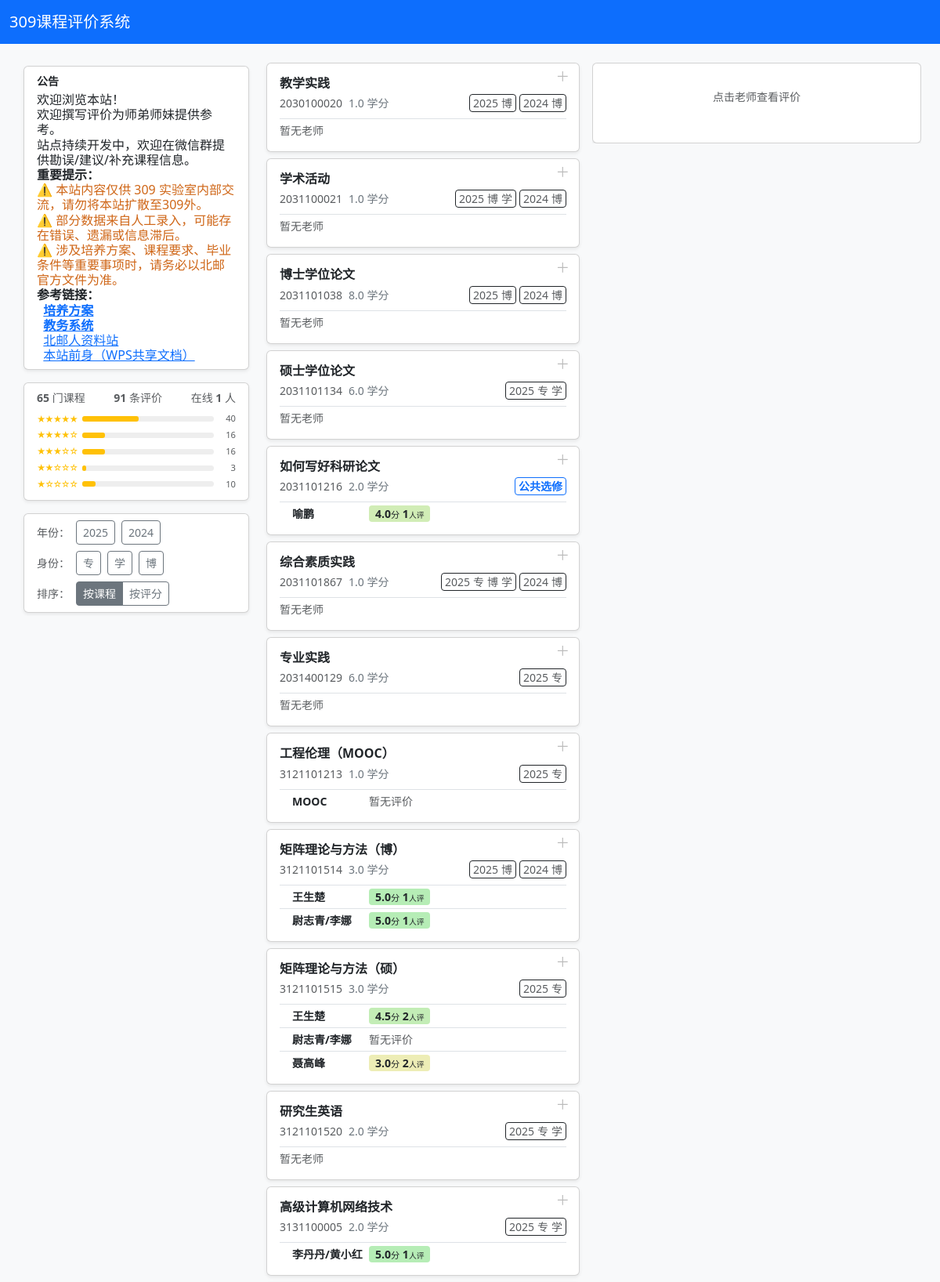
The page / (upper part) on the database its author committed.
### models.py (models this page shows)
class SiteConfig(db.Model):
    key = db.Column(db.String(50), primary_key=True)
    value = db.Column(db.Text, default='')

class Course(db.Model):
    id = db.Column(db.Integer, primary_key=True)
    code = db.Column(db.String(20), unique=True, nullable=False)
    name = db.Column(db.String(100), nullable=False)
    credits = db.Column(db.Float, nullable=False)
    exclude_from_public = db.Column(db.Boolean, default=False, nullable=False)
    teachers = db.relationship('Teacher', secondary=course_teacher, back_populates='courses')
    evaluations = db.relationship('Evaluation', back_populates='course', lazy='dynamic')
    curriculum = db.relationship('CurriculumEntry', back_populates='course', lazy='dynamic')

class CurriculumEntry(db.Model):
    id = db.Column(db.Integer, primary_key=True)
    course_id = db.Column(db.Integer, db.ForeignKey('course.id'), nullable=False)
    year = db.Column(db.Integer, nullable=False)
    student_type = db.Column(db.String(10), nullable=False)
    major_category = db.Column(db.String(20), nullable=False)   # 课程大类
    sub_category = db.Column(db.String(30), nullable=False)     # 课程类别
    sort_order = db.Column(db.Integer, default=0)
    course = db.relationship('Course', back_populates='curriculum')
    __table_args__ = (db.UniqueConstraint('course_id', 'year', 'student_type'),)

class Teacher(db.Model):
    id = db.Column(db.Integer, primary_key=True)
    name = db.Column(db.String(50), nullable=False, unique=True)
    courses = db.relationship('Course', secondary=course_teacher, back_populates='teachers')
    evaluations = db.relationship('Evaluation', back_populates='teacher', lazy='dynamic')

### routes/main.py (the view, shortened to what this page needs)
@bp.route('/')
def index():
    sel_year = request.args.get('year', type=int)
    sel_type = request.args.get('type', '').strip()
    all_courses = Course.query.order_by(Course.code).all()
    has_curriculum_ids = {
        r[0] for r in db.session.query(CurriculumEntry.course_id).distinct().all()
    }
    public_ids = {
        c.id for c in all_courses
        if c.id not in has_curriculum_ids and not c.exclude_from_public
    }
    grouped = None
    plan_ids = set()
    public_not_in_plan = []
    not_in_plan = []
    available = (db.session.query(CurriculumEntry.year, CurriculumEntry.student_type)
                 .distinct().all())
    type_order = {t: i for i, t in enumerate(Config.STUDENT_TYPES)}
    available.sort(key=lambda x: (-x[0], type_order.get(x[1], 99)))
    eval_rows = (db.session.query(
        Evaluation.course_id, Evaluation.teacher_id, Evaluation.year,
        func.avg(Evaluation.rating).label('avg_r'),
        func.count(Evaluation.id).label('cnt')
    ).group_by(Evaluation.course_id, Evaluation.teacher_id, Evaluation.year).all())
    teacher_stats = {}
    unrated_counts = {}
    for r in eval_rows:
        if r.avg_r is None:
            key = (r.course_id, r.teacher_id)
            unrated_counts[key] = unrated_counts.get(key, 0) + r.cnt
            continue
        d = teacher_stats.setdefault(r.course_id, {}).setdefault(r.teacher_id, {'years': {}})
        d['years'][r.year] = (round(r.avg_r, 1), r.cnt)
    for cid, tmap in teacher_stats.items():
        for tid, data in tmap.items():
            yd = data['years']
            ry = max(yd)
            data['recent'] = {'year': ry, 'avg': yd[ry][0], 'cnt': yd[ry][1]}
            tc = sum(v[1] for v in yd.values())
            data['all'] = {'avg': round(sum(v[0]*v[1] for v in yd.values()) / tc, 1), 'cnt': tc}
    for (cid, tid), cnt in unrated_counts.items():
        if tid not in teacher_stats.get(cid, {}):
            teacher_stats.setdefault(cid, {})[tid] = {'all': {'avg': None, 'cnt': cnt}}
    sort = request.args.get('sort', '')
    sorted_pairs = []
    available_years = sorted({r[0] for r in available}, reverse=True)
    available_types = [t for t in Config.STUDENT_TYPES if any(r[1] == t for r in available)]
    course_count = len(all_courses)
    rating_rows = db.session.query(Evaluation.rating, func.count(Evaluation.id)).group_by(Evaluation.rating).all()
    rating_dist = {r: 0 for r in range(1, 6)}
    for rating, cnt in rating_rows:
        rating_dist[rating] = cnt
    eval_count = sum(rating_dist.values())
    return render_template('index.html',
                           courses=all_courses,
                           sel_year=sel_year, sel_type=sel_type,
                           grouped=grouped, plan_ids=plan_ids,
                           public_ids=public_ids,
                           public_not_in_plan=public_not_in_plan,
                           not_in_plan=not_in_plan,
                           available=available,
                           available_years=available_years,
                           available_types=available_types,
                           teacher_stats=teacher_stats,
                           course_count=course_count,
                           eval_count=eval_count,
                           rating_dist=rating_dist,
                           sort=sort, sorted_pairs=sorted_pairs)

### app.py (called while the page is built)
def create_app():
    app = Flask(__name__)
    app.config.from_object(Config)
    db.init_app(app)
    login_manager = LoginManager(app)
    login_manager.login_view = 'admin.login'
    login_manager.login_message = '请先登录'
    @login_manager.user_loader
    def load_user(user_id):
        return Admin.query.get(int(user_id))
    @app.context_processor
    def inject_globals():
        cfg = SiteConfig.query.get('announcement')
        return {'announcement': cfg.value if cfg else '', 'st_abbr': Config.STUDENT_TYPE_ABBR}
    from routes.main import bp as main_bp
    from routes.admin import bp as admin_bp
    app.register_blueprint(main_bp)
    app.register_blueprint(admin_bp, url_prefix='/admin')
    return app

### routes/main.py (called while the page is built)
@bp.before_request
def _track_online():
    ip = get_client_ip()
    now = datetime.utcnow()
    _online[ip] = now
    cutoff = now - timedelta(minutes=5)
    for k in [k for k, v in list(_online.items()) if v < cutoff]:
        del _online[k]

def get_client_ip():
    return request.headers.get('X-Forwarded-For', request.remote_addr).split(',')[0].strip()

### templates/index.html (shortened to what this page needs)
{% extends 'base.html' %}
{% block content %}
<div class="d-flex gap-3 align-items-start">
{% if announcement or true %}
<div class="d-none d-lg-flex" style="width:300px;flex-shrink:0;flex-direction:column;position:sticky;top:1rem;max-height:calc(100vh - 2rem);overflow-y:auto;gap:16px;padding:4px 6px">
  {% if announcement %}
  <div class="card shadow-sm">
    <div class="card-body py-2">
      <div class="fw-bold small mb-1">公告</div>
      <div class="ql-content" style="line-height:1.2">{{ announcement|safe }}</div>
    </div>
  </div>
  {% endif %}
  <div class="card shadow-sm">
    <div class="card-body py-2">
      <div class="d-flex justify-content-between small text-muted mb-2">
        <span><strong>{{ course_count }}</strong> 门课程</span>
        <span><strong>{{ eval_count }}</strong> 条评价</span>
        <span>在线 <strong id="onlineCount">-</strong> 人</span>
      </div>
      {% for r in [5,4,3,2,1] %}
      {% set cnt = rating_dist.get(r, 0) %}
      {% set pct = (cnt / eval_count * 100) | int if eval_count else 0 %}
      <div class="d-flex align-items-center gap-1 mb-1">
        <span class="text-warning" style="font-size:.68rem;width:54px;letter-spacing:-1px">{{ '★' * r }}{{ '☆' * (5-r) }}</span>
        <div class="flex-grow-1 rounded" style="height:7px;background:#eee">
          <div style="width:{{ pct }}%;height:7px;background:#ffc107;border-radius:3px"></div>
        </div>
        <span class="text-muted" style="font-size:.7rem;width:24px;text-align:right">{{ cnt }}</span>
      </div>
      {% endfor %}
    </div>
  </div>
  <div class="card shadow-sm">
    <div class="card-body py-2 d-flex flex-column gap-2">
      <div class="d-flex flex-wrap gap-2 align-items-center">
        <span class="text-muted small">年份：</span>
        {% for year in available_years %}
          <a class="btn btn-sm {% if sel_year == year %}btn-primary{% else %}btn-outline-secondary{% endif %}"
             href="{{ url_for('main.index', year=year, type=sel_type, sort=sort) }}">{{ year }}</a>
        {% endfor %}
      </div>
      <div class="d-flex flex-wrap gap-2 align-items-center">
        <span class="text-muted small">身份：</span>
        {% for stype in available_types %}
          <a class="btn btn-sm {% if sel_type == stype %}btn-primary{% else %}btn-outline-secondary{% endif %}"
             href="{{ url_for('main.index', year=sel_year, type=stype, sort=sort) }}">{{ st_abbr.get(stype, stype) }}</a>
        {% endfor %}
      </div>
      <div class="d-flex gap-2 align-items-center">
        <span class="text-muted small">排序：</span>
        <div class="btn-group btn-group-sm">
          <a class="btn {% if sort != 'score' %}btn-secondary{% else %}btn-outline-secondary{% endif %}"
             href="{{ url_for('main.index', year=sel_year, type=sel_type) }}">按课程</a>
          <a class="btn {% if sort == 'score' %}btn-warning{% else %}btn-outline-secondary{% endif %}"
             href="{{ url_for('main.index', year=sel_year, type=sel_type, sort='score') }}">按评分</a>
        </div>
      </div>
    </div>
  </div>
</div>
{% endif %}
<div class="flex-grow-1" style="min-width:0">
{% if sort == 'score' %}
  {% set has_identity = sel_year and sel_type %}
  {% if has_identity %}
    {% set other_count = sorted_pairs | selectattr('in_plan', 'equalto', false) | list | length %}
    {% if other_count %}
    <div class="d-flex align-items-center gap-2 mb-2">
      <input type="checkbox" class="form-check-input" id="showOthers">
      <label for="showOthers" class="small text-muted" style="cursor:pointer">包含其他课程（{{ other_count }} 项）</label>
    </div>
    {% endif %}
  {% endif %}
  <div class="d-flex flex-column gap-2">
    {% for p in sorted_pairs %}
      {% set hue = ((p.stats.all.avg - 1) / 4 * 120) | int %}
      {% set entries = p.course.curriculum.all() | sort(attribute='year', reverse=True) %}
      <div class="card shadow-sm{% if has_identity and not p.in_plan %} other-entry d-none{% endif %}">
        <div class="card-body py-2 d-flex align-items-center gap-2 open-panel"
             style="cursor:pointer" data-course="{{ p.course.id }}" data-teacher="{{ p.teacher.id }}">
          <div class="flex-grow-1" style="min-width:0">
            <span class="fw-semibold">{{ p.course.name }}</span>
            <span class="text-muted small ms-2">{{ p.teacher.name }}</span>
          </div>
          <span class="d-flex flex-wrap gap-1">
            {% if entries %}
              {% for grp in entries | groupby('year') | sort(attribute='grouper', reverse=True) %}
                <span class="border border-dark rounded-1 px-1 small d-inline-flex gap-1">
                  <span class="text-muted">{{ grp.grouper }}</span>
                  {% for e in grp.list %}
                    <span class="{% if e.year == sel_year and e.student_type == sel_type %}text-primary fw-semibold{% else %}text-muted{% endif %}">{{ st_abbr.get(e.student_type, e.student_type) }}</span>
                  {% endfor %}
                </span>
              {% endfor %}
            {% else %}
              <span class="border border-primary rounded-1 px-1 small text-primary fw-semibold">公共选修</span>
            {% endif %}
          </span>
          <span class="small fw-bold px-2 rounded-1 flex-shrink-0 stat-badge" style="background:hsl({{ hue }},60%,82%)">
            {{ p.stats.all.avg }}<span style="font-size:.8em;font-weight:normal">分</span>
            {{ p.stats.all.cnt }}<span style="font-size:.7em;font-weight:normal">人评</span>
          </span>
        </div>
      </div>
    {% else %}
      <p class="text-muted">暂无评价数据。</p>
    {% endfor %}
  </div>
  {% if has_identity %}
  <script>document.getElementById('showOthers')?.addEventListener('change', e =>
    document.querySelectorAll('.other-entry').forEach(el => el.classList.toggle('d-none', !e.target.checked)));</script>
  {% endif %}
{% else %}
  <div class="d-flex flex-column gap-2">
    {% for course in courses %}
      {{ _course_card(course, false, sel_year, sel_type, teacher_stats) }}
    {% else %}
      <p class="text-muted">没有找到符合条件的课程。</p>
    {% endfor %}
  </div>
{% endif %}
</div>
<div class="d-none d-lg-block" style="width:420px;flex-shrink:0;position:sticky;top:1rem;max-height:calc(100vh - 2rem);overflow-y:auto">
  <div class="card shadow-sm">
    <div class="card-body p-3" id="panelBody">
      <p class="text-muted text-center small py-3">点击老师查看评价</p>
    </div>
  </div>
</div>
</div>
{% endblock %}
{% macro _course_card(course, greyed, sel_year=None, sel_type='', teacher_stats={}) %}
{% set entries = course.curriculum.all() | sort(attribute='year', reverse=True) %}
<div class="card shadow-sm {% if greyed %}opacity-50{% endif %}" style="position:relative">
  <div class="card-body py-3">
    {% if not greyed %}
    <div class="open-panel" style="position:absolute;top:6px;right:8px;cursor:pointer;color:#bbb;font-size:1.1rem;line-height:1;padding:2px 4px"
         data-course="{{ course.id }}" data-teacher="0" title="添加老师">＋</div>
    {% endif %}
    <h6 class="fw-bold mb-1">{{ course.name }}</h6>
    <div class="d-flex flex-wrap gap-2 align-items-center mb-2">
      <span class="text-muted small">{{ course.code }}</span>
      <span class="small text-secondary">{{ course.credits }} 学分</span>
      <span class="ms-auto d-flex flex-wrap gap-1">
        {% if entries %}
          {% for grp in entries | groupby('year') | sort(attribute='grouper', reverse=True) %}
            <span class="border border-dark rounded-1 px-1 small d-inline-flex gap-1">
              <span class="text-muted">{{ grp.grouper }}</span>
              {% for e in grp.list %}
                <span class="{% if e.year == sel_year and e.student_type == sel_type %}text-primary fw-semibold{% else %}text-muted{% endif %}">{{ st_abbr.get(e.student_type, e.student_type) }}</span>
              {% endfor %}
            </span>
          {% endfor %}
        {% elif course.id in public_ids %}
          <span class="border border-primary rounded-1 px-1 small text-primary fw-semibold">公共选修</span>
        {% endif %}
      </span>
    </div>
    {% if not greyed %}
      {% set cmap = teacher_stats.get(course.id, {}) %}
      {% for t in course.teachers %}
        {% set s = cmap.get(t.id) %}
        <div class="d-flex align-items-center border-top pt-1 mt-1 open-panel ps-3"
             style="cursor:pointer" data-course="{{ course.id }}" data-teacher="{{ t.id }}">
          <span class="small fw-semibold text-truncate" style="flex:0 0 7em">{{ t.name }}</span>
          {% if s %}
            {% if s.all.avg %}
              {% set hue = ((s.all.avg - 1) / 4 * 120) | int %}
              <span class="small fw-bold px-2 rounded-1 stat-badge" style="background:hsl({{ hue }},60%,82%)">
                {{ s.all.avg }}<span style="font-size:.8em;font-weight:normal">分</span>
                {{ s.all.cnt }}<span style="font-size:.7em;font-weight:normal">人评</span>
              </span>
            {% else %}
              <span class="small fw-bold px-2 rounded-1 stat-badge" style="background:#e0e0e0;color:#666">
                {{ s.all.cnt }}<span style="font-size:.7em;font-weight:normal">人评</span>
              </span>
            {% endif %}
          {% else %}
            <span class="small text-muted stat-badge">暂无评价</span>
          {% endif %}
        </div>
      {% else %}
        <div class="text-muted small border-top pt-1 mt-1">暂无老师</div>
      {% endfor %}
    {% endif %}
  </div>
</div>
{% endmacro %}

### templates/base.html (shortened to what this page needs)
<!doctype html>
<html lang="zh-CN">
<head>
  <link rel="stylesheet" href="https://cdn.jsdelivr.net/npm/bootstrap@5.3.3/dist/css/bootstrap.min.css">
</head>
<body class="bg-light">
  <nav class="navbar navbar-dark bg-primary">
    <div class="container-xxl">
      <a class="navbar-brand" href="{{ url_for('main.index') }}">309课程评价系统</a>
    </div>
  </nav>
  <div class="container-fluid px-4 py-4">
    {% block content %}{% endblock %}
  </div>
</body>
</html>

### templates/base.html (style rules this page uses)
.ql-content p { margin: 0; line-height: 1.2; }

### rows shown on the page
SiteConfig: value "欢迎浏览本站！ 欢迎撰写评价为师弟师妹提供参考。 站点持续开发中，欢迎在微信群提供勘误/建议/补充课程信息。 重要提示： ⚠️ 本站内容仅供 309 实验室内部交流，请勿将本站扩散至309外。 ⚠️ 部分数据来自人工录入，可能存在错误、遗漏或信息滞后。 ⚠️ 涉及培养方案、课程要求、毕业条件等重要事项时，请务必以北邮官方文件为准。 参考链接： 培养方案 教务系统 北邮人资料站 本站前身（WPS共享文档）"
Course: name "教学实践", code "2030100020", credits "1.0", shows "暂无老师"
CurriculumEntry: grouper "2025", get "博"
CurriculumEntry: grouper "2024", get "博"
Course: name "学术活动", code "2031100021", credits "1.0", shows "暂无老师"
CurriculumEntry: grouper "2025", get "博"
CurriculumEntry: get "学"
CurriculumEntry: grouper "2024", get "博"
Course: name "博士学位论文", code "2031101038", credits "8.0", shows "暂无老师"
CurriculumEntry: grouper "2025", get "博"
CurriculumEntry: grouper "2024", get "博"
Course: name "硕士学位论文", code "2031101134", credits "6.0", shows "暂无老师"
CurriculumEntry: grouper "2025", get "专"
CurriculumEntry: get "学"
Course: name "如何写好科研论文", code "2031101216", credits "2.0", shows "公共选修"
Teacher: name "喻鹏", all.avg "4.0", all.cnt "1"
Course: name "综合素质实践", code "2031101867", credits "1.0", shows "暂无老师"
CurriculumEntry: grouper "2025", get "专"
CurriculumEntry: get "博"
CurriculumEntry: get "学"
CurriculumEntry: grouper "2024", get "博"
Course: name "专业实践", code "2031400129", credits "6.0", shows "暂无老师"
CurriculumEntry: grouper "2025", get "专"
Course: {{ course.id }} 1 (drawn), name "工程伦理（MOOC）", code "3121101213", credits "1.0"
CurriculumEntry: grouper "2025", get "专"
Teacher: name "MOOC", shows "暂无评价"
Course: name "矩阵理论与方法（博）", code "3121101514", credits "3.0"
CurriculumEntry: grouper "2025", get "博"
CurriculumEntry: grouper "2024", get "博"
Teacher: name "王生楚", all.avg "5.0", all.cnt "1", all.avg "4.5", all.cnt "2"
Teacher: name "尉志青/李娜", all.avg "5.0", all.cnt "1", shows "暂无评价"
Course: name "矩阵理论与方法（硕）", code "3121101515", credits "3.0"
CurriculumEntry: grouper "2025", get "专"
Teacher: name "聂高峰", all.avg "3.0", all.cnt "2"
Course: name "研究生英语", code "3121101520", credits "2.0", shows "暂无老师"
CurriculumEntry: grouper "2025", get "专"
CurriculumEntry: get "学"
Course: name "高级计算机网络技术", code "3131100005", credits "2.0"
CurriculumEntry: grouper "2025", get "专"
CurriculumEntry: get "学"
Teacher: name "李丹丹/黄小红", all.avg "5.0", all.cnt "1"

### other values the page prints
{{ course_count }} "65"
{{ eval_count }} "91"
{{ '★' * r }} "★★★★★" "★★★★" "★★★" "★★" "★"
{{ cnt }} "40" "16" "16" "3" "10"
{{ '☆' * (5-r) }} "☆" "☆☆" "☆☆☆" "☆☆☆☆"
{{ year }} "2025" "2024"
{{ st_abbr.get(stype, stype) }} "专" "学" "博"
